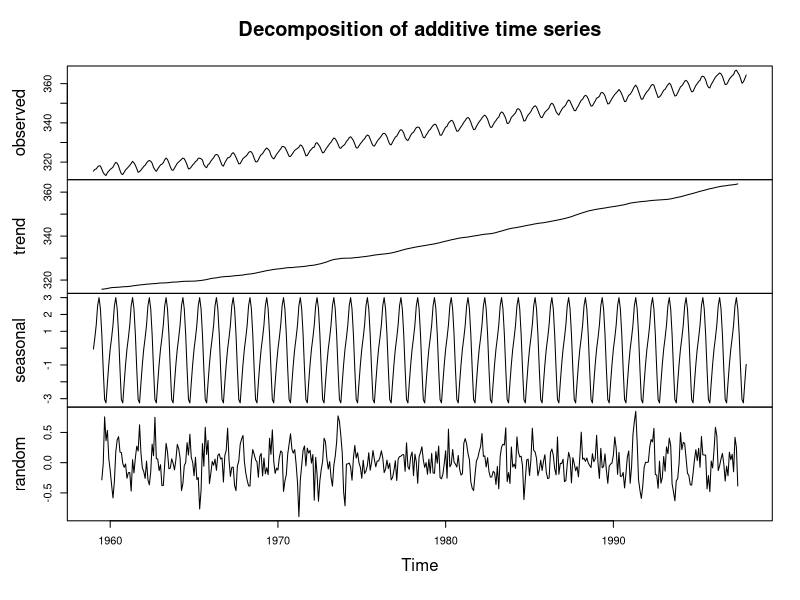

This chart was generated by the following R code:
#!/usr/bin/r
# Title     : orthgonal
# Objective : graphic plots
# Created by: denis
# Created on: 12/08/2021

# is a Moore-Penrose inverse of A. This expression for the Moore-Penrose inverse
# based on a full rank decomposition of A is not as useful as another expres-
# sion we will consider later, based on QR decomposition (equation (5.38) on
# page 190).
n <- 1
x <- rnorm(n, mean = 0, sd = 1)
QR <- decompose(co2)
QR$figure
plot(QR)

## example taken from Kendall/Stuart
x <- c(A = -50, B = 175, C = 149, D = 214, E = 247, F = 237, G = 225, H = 329, I = 729, J = 809,
       L = 530, M = 489, N = 540, O = 457, P = 195, Q = 176, R = 337, S = 239, T = 128, U = 102, V = 232, X = 429, Z = 3,
       K = 98, W = 43, Y = -141, A = -77, B = -13, C = 125, D = 361, E = -45, F = 184)
x <- ts(x, start = c(1951, 1), end = c(1958, 4), frequency = 4)
QR <- decompose(x)
## seasonal figure: 6.25, 8.62, -8.84, -6.03
round(decompose(x)$figure / 10, 2)

# Uniqueness
# We can see that the Moore-Penrose inverse is unique by considering any matrix
# G that satisﬁes the properties 1 through 4 for A = 0. (The Moore-Penrose
# inverse of A = 0 (that is, A + = 0) is clearly unique, as there could be no other
# matrix satisfying property 2.) By applying the properties and using A + given
# above, we have the following sequence of equations:
A <- tools::.print.via.format(x)
R <- tools::Adobe_glyphs
refs <-
c(bibentry(bibtype = "manual",
    title = "R: A Language and Environment for Statistical Computing",
    author = person("R Core Team"),
    organization = "R Foundation for Statistical Computing",
    address = "Vienna, Austria",
    year = 2013,
    url = "https://www.R-project.org"),
  bibentry(bibtype = "article",
    author = c(person(c("George", "E.", "P."), "Box"),
               person(c("David",  "R."),      "Cox")),
    year = 1964,
    title = "An Analysis of Transformations",
    journal = "Journal of the Royal Statistical Society, Series B",
    volume = 26,
    pages = "211-252"))

D <- c("unsorted", sortKeys = function(refs) seq_along(refs),
    fmtPrefix = function(paper) paste0("[", paper$.index, "]"),
       .init = TRUE)
print(refs, .D = "unsorted")

# Other Properties
# If A is nonsingular, then obviously A + = A −1 , just as for any generalized
# inverse.
A + A - 1

# Because A + is a generalized inverse, all of the properties for a generalized
# inverse A − discussed above hold; in particular, A + b is a solution to the linear
# system Ax = b (see equation (3.156)). In Section 6.7, we will show that this
# unique solution has a kind of optimality.
Ax <- c(A = 3.156, B = 3.156, C = 3.156)
B <- invisible(Ax)
y <- Ax
pmax.int(Ax)
pmin.int(Ax)

# If the inverses on the right-hand side of equation (3.165) are pseudoin-
# verses, then the result is the pseudoinverse of A.
## overdetermined system
A <- matrix(runif(12), 4)
b <- 1:4
qr.solve(A, b) # or solve(qr(A), b)
solve(qr(A, LAPACK = TRUE), b)
# this is a least-squares solution, cf. lm(b ~ 0 + A)

## underdetermined system
A <- matrix(runif(12), 3)
b <- 1:3
qr.solve(A, b)
solve(qr(A, LAPACK = TRUE), b)
# solutions will have one zero, not necessarily the same one
# The generalized inverse given in equation (3.166) is the same as the
# pseudoinverse given in equation (3.167).
eq <- rnorm(3.167)

# Pseudoinverses also have a few additional interesting properties not shared
# by generalized inverses; for example
diffinv(eq)

# 3.7 Orthogonality
# In Section 2.1.8, we deﬁned orthogonality and orthonormality of two or more
# vectors in terms of dot products. On page 75, in equation (3.81), we also
# deﬁned the orthogonal binary relationship between two matrices. Now we
eq + length(x)

# 3 Basic Properties of Matrices
# deﬁne the orthogonal unary property of a matrix. This is the more important
# property and is what is commonly meant when we speak of orthogonality of
# matrices. We use the orthonormality property of vectors, which is a binary
# relationship, to deﬁne orthogonality of a single matrix.
eq + length(x)
m10 <- as.matrix(eq)
